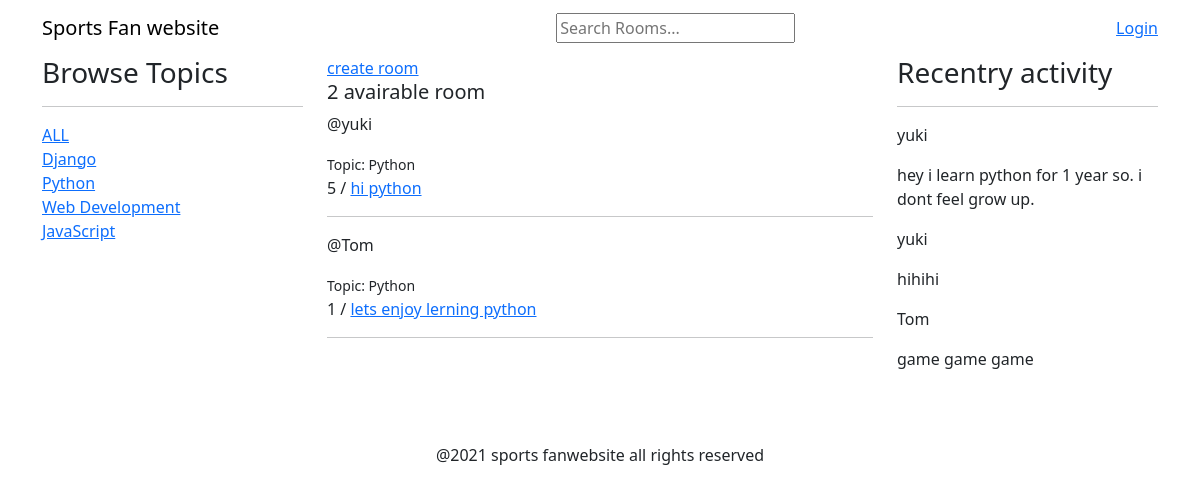
Page /?q=Python on the committed database.
### base/models.py (models this page shows, shortened)
class Topic(models.Model):
    name = models.CharField(max_length=200)

class Room(models.Model):
    host = models.ForeignKey(User, on_delete=models.SET_NULL, null=True)
    topic = models.ForeignKey(Topic, on_delete=models.SET_NULL, null=True)
    name = models.CharField(max_length=200)
    description = models.TextField(null=True, blank=True)
    participants =models.ManyToManyField(User, related_name='participants', blank=True)
    updated = models.DateTimeField(auto_now=True)
    created = models.DateTimeField(auto_now_add=True)
    class Meta:
        ordering = ['-updated', '-created']

class Message(models.Model):
    user = models.ForeignKey(User, on_delete=models.CASCADE)
    room = models.ForeignKey(Room, on_delete=models.CASCADE)
    body = models.TextField()
    updated = models.DateTimeField(auto_now=True)
    created = models.DateTimeField(auto_now_add=True)

### base/views.py (the view)
# urls.py: 2. Add a URL to urlpatterns:  path('', views.home, name='home')
def home(request):
    q = request.GET.get('q') if request.GET.get('q') != None else ''
    rooms = Room.objects.filter(
        Q(topic__name__icontains=q) |
        Q(name__icontains=q) |
        Q(description__icontains=q)
    )
    topics = Topic.objects.all()
    room_count = rooms.count()
    room_messages = Message.objects.all()[0:3]
    context = {
        'rooms': rooms,
        'topics': topics,
        'room_count': room_count,
        'room_messages': room_messages
    }
    return render(request, 'index.html', context)

### templates/index.html (shortened to what this page needs)
{% extends 'base/base.html' %}
{% block main %}
<div class="home-container container">
    <div class="row">
        <div class="col-3">
            <h3>Browse Topics</h3>
            <hr>
            <a href="{% url 'home' %}">ALL</a>
            {% for topic in topics %}
                <div>
                    <a href="{% url 'home' %}?q={{ topic.name }}">{{ topic.name }}</a>
                </div>
            {% endfor %}
        </div>
        <div class="col-6">
            <a href="{% url 'create-room' %}">create room</a>
            <h5>{{ room_count }} avairable room </h5>
            {% for room in rooms %}
                <div>
                    <p>@{{ room.host.username }}</p>
                    <small>Topic: {{ room.topic.name }}</small>
                    <p>{{ room.id }} / <a href="{% url 'room' room.id %}">{{ room.name }}</a></p>
                </div>
                <hr>
            {% endfor %}
        </div>
        <div class="col-3">
            <h3>Recentry activity</h3>
            <hr>
            {% for message in room_messages %}
                <p>{{ message.user }}</p>
                <p> {{ message.body }}</p>
            {% endfor %}
        </div>
    </div>
</div>
{% endblock main %}

### rows in the picture
Topic: name "Django"
Topic: name "Python"
Topic: name "Web Development"
Topic: name "JavaScript"
Room: host.username "yuki", topic.name "Python", id "5", name "hi python"
Room: host.username "Tom", topic.name "Python", id "1", name "lets enjoy lerning python"
Message: user "yuki", body "hey i learn python for 1 year so. i dont feel grow up."
Message: user "yuki", body "hihihi"
Message: user "Tom", body "game game game"

### other values in the picture
{{ room_count }} "2"
